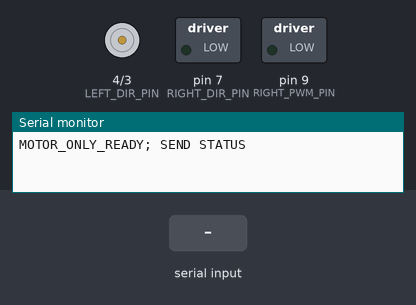
Bench run of a sketch on a simulated Arduino Nano Every. On the bench: direction and speed pins drawn as motors (green arrow = direction pin HIGH = forward, orange = LOW = backward, longer = more drive), switched loads named in the sketch (green lamp = pin HIGH), the last lines printed to the serial monitor. Inputs (shaded band) come from the test bench.

Above: at 1.2 s.
1.3 s: "STOP\n" received over Serial
2.8 s: "STATUS\n" received over Serial
4.3 s: "ARM\n" received over Serial
5.8 s: "LEFT\n" received over Serial
At 5.9 s:
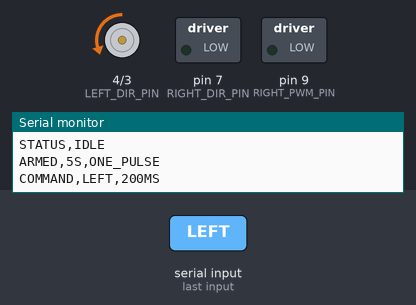
Timing chart, 0 to 8.5 s (numbered marks = the images above; inputs shaded):
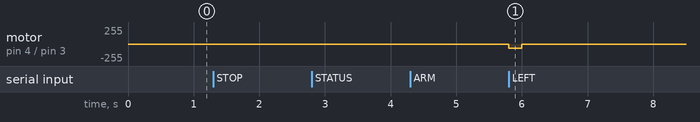

Measured:
- after the input at 5.8 s, motor on pin 4 (LEFT_DIR_PIN) / pin 3 (LEFT_PWM_PIN): stopped → backward 60/255 at once, → stopped 0.20 s later

The sketch:

motor_only_diagnostic.ino
```cpp
/*
  Nano Every + MD20A 2개: 모터만 분리해서 확인하는 임시 스케치.

  업로드와 USB 연결은 모터 배터리 스위치를 끈 상태에서 한다.
  부팅 시 자동 구동하지 않는다. 시리얼 모니터 115200 baud, Newline 설정:
    STATUS -> 현재 명령 상태 확인 (모터 구동 없음)
    ARM    -> 5초 동안 다음 LEFT 또는 RIGHT 명령 한 번 허용
    LEFT   -> 왼쪽만 PWM 60/255로 0.2초 구동
    RIGHT  -> 오른쪽만 PWM 60/255로 0.2초 구동
    STOP   -> 두 PWM 출력을 즉시 0으로 설정

  이 스케치는 MD20A에 실제로 들어간 전압이나 바퀴 정지를 측정하지 못한다.
  명령 없이 바퀴가 돌거나 STOP 후에도 돌면 메인 스위치를 즉시 끈다.
*/

#include <Arduino.h>
#include <string.h>

// 공유 회로도 Arduino_Core와 구조 로봇 본 펌웨어의 핀 배치를 그대로 쓴다.
const uint8_t LEFT_PWM_PIN = 3;
const uint8_t LEFT_DIR_PIN = 4;
const uint8_t RIGHT_PWM_PIN = 9;
const uint8_t RIGHT_DIR_PIN = 7;

// 본 펌웨어의 전진 방향 설정과 같다. 실제 전진 여부는 눈으로 확인한다.
const uint8_t LEFT_FORWARD_LEVEL = LOW;
const uint8_t RIGHT_FORWARD_LEVEL = LOW;
const uint8_t TEST_PWM = 60;                 // 0..255 중 낮은 출력
const unsigned long TEST_TIME_MS = 200;    // 한 번에 최대 0.2초
const unsigned long ARM_TIME_MS = 5000;    // ARM 뒤 5초 이내에만 구동

bool armed = false;
bool pulseActive = false;
unsigned long armedAtMs = 0;
unsigned long pulseStartedMs = 0;
char inputLine[16];
uint8_t inputLength = 0;
bool discardLine = false;


void stopMotors() {
  // Nano Every의 analogWrite(pin, 0)은 출력 LOW로 전환한다.
  analogWrite(LEFT_PWM_PIN, 0);
  analogWrite(RIGHT_PWM_PIN, 0);
  digitalWrite(LEFT_PWM_PIN, LOW);
  digitalWrite(RIGHT_PWM_PIN, LOW);
  pulseActive = false;
}


void startPulse(bool left) {
  // ARM은 구동 한 번에만 적용한다. 반대쪽 PWM은 먼저 0으로 만든다.
  armed = false;
  stopMotors();
  if (left) {
    digitalWrite(LEFT_DIR_PIN, LEFT_FORWARD_LEVEL);
    Serial.println(F("COMMAND,LEFT,200MS"));
  } else {
    digitalWrite(RIGHT_DIR_PIN, RIGHT_FORWARD_LEVEL);
    Serial.println(F("COMMAND,RIGHT,200MS"));
  }
  pulseStartedMs = millis();
  pulseActive = true;
  // 직렬 출력이 지연되더라도 그 시간이 0.2초 제한에 더해지지 않도록 한다.
  analogWrite(left ? LEFT_PWM_PIN : RIGHT_PWM_PIN, TEST_PWM);
}


void processLine(const char *line) {
  if (strcmp(line, "STOP") == 0) {
    armed = false;
    stopMotors();
    Serial.println(F("PWM_ZERO_COMMAND"));
  } else if (strcmp(line, "STATUS") == 0) {
    Serial.println(pulseActive ? F("STATUS,PULSE_ACTIVE") : F("STATUS,IDLE"));
  } else if (strcmp(line, "ARM") == 0) {
    stopMotors();
    armed = true;
    armedAtMs = millis();
    Serial.println(F("ARMED,5S,ONE_PULSE"));
  } else if (strcmp(line, "LEFT") == 0 || strcmp(line, "RIGHT") == 0) {
    if (!armed || millis() - armedAtMs > ARM_TIME_MS) {
      armed = false;
      stopMotors();
      Serial.println(F("NOT_ARMED"));
      return;
    }
    startPulse(strcmp(line, "LEFT") == 0);
  } else {
    armed = false;
    stopMotors();
    Serial.println(F("UNKNOWN_COMMAND,PWM_ZERO"));
  }
}


void setup() {
  // 출력 모드로 바꾸기 전에 LOW를 래치한다. 부팅 시 자동 구동은 없다.
  digitalWrite(LEFT_PWM_PIN, LOW);
  digitalWrite(RIGHT_PWM_PIN, LOW);
  digitalWrite(LEFT_DIR_PIN, LOW);
  digitalWrite(RIGHT_DIR_PIN, LOW);
  pinMode(LEFT_PWM_PIN, OUTPUT);
  pinMode(RIGHT_PWM_PIN, OUTPUT);
  pinMode(LEFT_DIR_PIN, OUTPUT);
  pinMode(RIGHT_DIR_PIN, OUTPUT);
  stopMotors();
  Serial.begin(115200);
  Serial.println(F("MOTOR_ONLY_READY; SEND STATUS"));
}


void loop() {
  // 구동 중에도 입력을 받아 STOP을 처리하고, 0.2초가 지나면 자동으로 끈다.
  if (pulseActive && millis() - pulseStartedMs >= TEST_TIME_MS) {
    stopMotors();
    Serial.println(F("PWM_ZERO_COMMAND; VERIFY_WHEEL_STOPPED"));
  }
  if (armed && millis() - armedAtMs > ARM_TIME_MS) {
    armed = false;
    Serial.println(F("ARM_EXPIRED"));
  }

  while (Serial.available()) {
    // 입력이 연속해서 들어오는 중에도 구동 시간 상한을 확인한다.
    if (pulseActive && millis() - pulseStartedMs >= TEST_TIME_MS) {
      stopMotors();
      Serial.println(F("PWM_ZERO_COMMAND; VERIFY_WHEEL_STOPPED"));
    }
    char c = (char)Serial.read();
    if (c == '\n' || c == '\r') {
      if (!discardLine && inputLength > 0) {
        inputLine[inputLength] = '\0';
        processLine(inputLine);
      }
      inputLength = 0;
      discardLine = false;
    } else if (!discardLine) {
      if (inputLength < sizeof(inputLine) - 1) {
        inputLine[inputLength++] = c;
      } else {
        // 긴 입력을 명령 일부로 해석하지 않고 줄 끝까지 버린다.
        inputLength = 0;
        discardLine = true;
        armed = false;
        stopMotors();
        Serial.println(F("LINE_TOO_LONG,PWM_ZERO"));
      }
    }
  }
}
```
